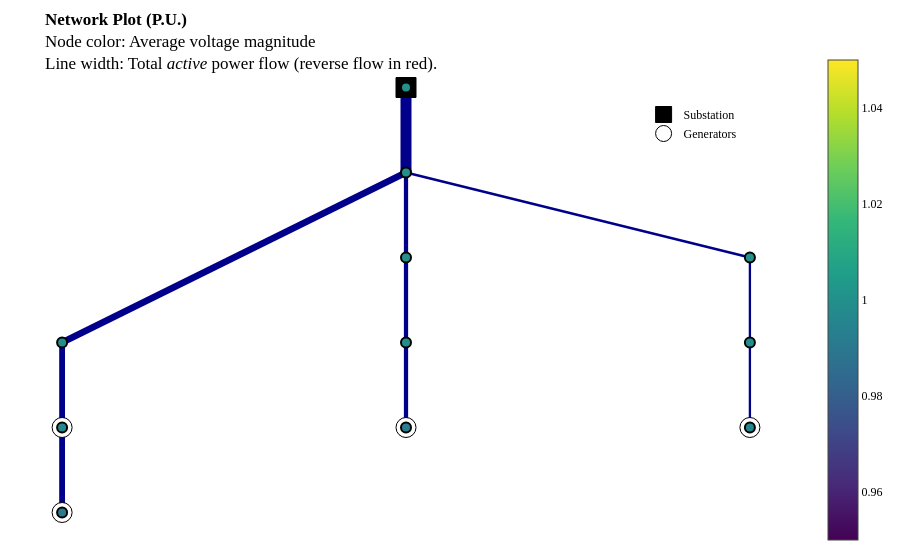
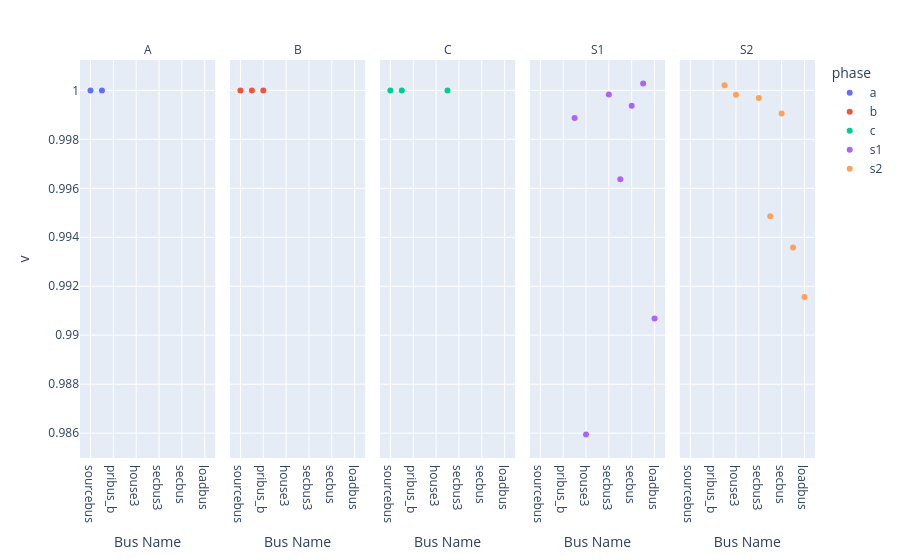
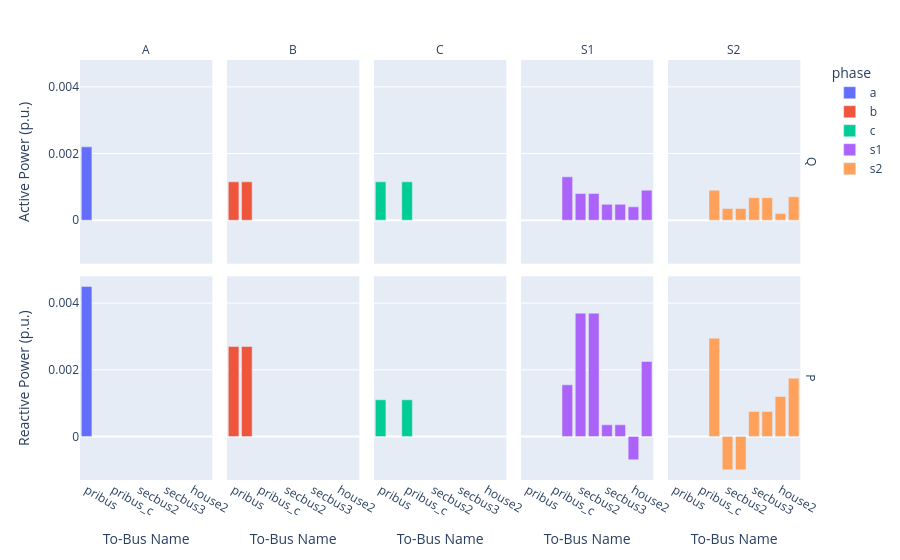

The notebook cell saved with these charts, in order:
### Markdown cell above
# Modeling Split Phase Triplex Lines.

### Code cell
case = create_case(CASES_DIR / "csv"/ "triplex_pv")
result = case.run_opf(objective="loss")
result.plot_network().show()
result.plot_voltages().show()
result.plot_power_flows().show()

### Figure 1 — Plotly figure (JSON) as saved in the notebook; plotly's stock layout.template omitted (floating-point values rounded to 4 significant figures)
{"data": [{"hoverinfo": "none", "line": {"color": "darkblue", "dash": "solid", "width": 11}, "mode": "lines", "showlegend": false, "type": "scatter", "x": [0, 0], "y": [1, 0.6452]}, {"hoverinfo": "none", "line": {"color": "darkblue", "dash": "solid", "width": 4.253}, "mode": "lines", "showlegend": false, "type": "scatter", "x": [0, 0], "y": [0.6452, 0.2903]}, {"hoverinfo": "none", "line": {"color": "darkblue", "dash": "solid", "width": 4.253}, "mode": "lines", "showlegend": false, "type": "scatter", "x": [0, 0], "y": [0.2903, -0.06452]}, {"hoverinfo": "none", "line": {"color": "darkblue", "dash": "solid", "width": 4.253}, "mode": "lines", "showlegend": false, "type": "scatter", "x": [0, 0], "y": [-0.06452, -0.4194]}, {"hoverinfo": "none", "line": {"color": "darkblue", "dash": "solid", "width": 2.325}, "mode": "lines", "showlegend": false, "type": "scatter", "x": [0, 1], "y": [0.6452, 0.2903]}, {"hoverinfo": "none", "line": {"color": "darkblue", "dash": "solid", "width": 2.325}, "mode": "lines", "showlegend": false, "type": "scatter", "x": [1, 1], "y": [0.2903, -0.06452]}, {"hoverinfo": "none", "line": {"color": "darkblue", "dash": "solid", "width": 2.325}, "mode": "lines", "showlegend": false, "type": "scatter", "x": [1, 1], "y": [-0.06452, -0.4194]}, {"hoverinfo": "none", "line": {"color": "darkblue", "dash": "solid", "width": 6.422}, "mode": "lines", "showlegend": false, "type": "scatter", "x": [0, -1], "y": [0.6452, -0.06452]}, {"hoverinfo": "none", "line": {"color": "darkblue", "dash": "solid", "width": 1.602}, "mode": "lines", "showlegend": false, "type": "scatter", "x": [-1, -1], "y": [-0.06452, -0.4194]}, {"hoverinfo": "none", "line": {"color": "darkblue", "dash": "solid", "width": 5.819}, "mode": "lines", "showlegend": false, "type": "scatter", "x": [-1, -1], "y": [-0.06452, -0.7742]}, {"hoverinfo": "none", "marker": {"color": "black", "line": {"color": "black", "width": 1}, "size": 20, "symbol": "square"}, "mode": "markers", "name": "Substation", "showlegend": true, "type": "scatter", "x": [0.0], "y": [1.0]}, {"hoverinfo": "none", "marker": {"color": "orange", "line": {"color": "black", "width": 0.5}, "size": 10, "symbol": "star-triangle-up"}, "mode": "markers", "name": "Reverse Power Flow", "showlegend": true, "type": "scatter", "x": [], "y": []}, {"hoverinfo": "none", "mode": "markers", "showlegend": false, "type": "scatter", "x": [], "y": []}, {"hoverinfo": "none", "marker": {"color": "white", "line": {"color": "black", "width": 1}, "size": 20, "symbol": "star-diamond"}, "mode": "markers", "name": "Capacitors", "showlegend": true, "type": "scatter", "x": [], "y": []}, {"hoverinfo": "none", "marker": {"color": "white", "line": {"color": "black", "width": 1}, "size": 20, "symbol": "circle"}, "mode": "markers", "name": "Generators", "showlegend": true, "type": "scatter", "x": [0.0, 1.0, -1.0, -1.0], "y": [-0.4194, -0.4194, -0.4194, -0.7742]}, {"hoverlabel": {"font": {"family": "Monospace"}}, "hovertemplate": "%{text}", "marker": {"cmax": 1.05, "cmin": 0.95, "color": [1.0, 1.0, 1.0, 0.9995, 0.9929, 1.0, 0.9998, 0.9956, 0.9992, 0.9969, 0.9911], "colorscale": [[0, "#440154"], [0.1111, "#482878"], [0.2222, "#3e4989"], [0.3333, "#31688e"], [0.4444, "#26828e"], [0.5556, "#1f9e89"], [0.6667, "#35b779"], [0.7778, "#6ece58"], [0.8889, "#b5de2b"], [1, "#fde725"]], "line": {"color": "black", "width": 2}, "reversescale": false, "showscale": true, "size": 10}, "mode": "markers", "showlegend": false, "text": ["<b>  Bus: sourcebus        (p.u.)</b><br><b>                   A       B       C</b><br>⚡ V Mag      1.000   1.000   1.000<br>💡 P Load     0.000   0.000   0.000<br>💡 Q Load     0.000   0.000   0.000<br>", "<b>  Bus: pribus        (p.u.)</b><br><b>                   A       B       C</b><br>⚡ V Mag      1.000   1.000   1.000<br>💡 P Load     0.000   0.000   0.000<br>💡 Q Load     0.000   0.000   0.000<br><br><b>  line: sourcebus → pribus</b><br>➡️ P Flow     0.004   0.003   0.001<br>➡️ Q Flow     0.002   0.001   0.001<br>", "<b>  Bus: pribus_b        (p.u.)</b><br><b>                   B</b><br>⚡ V Mag      1.000<br>💡 P Load     0.000<br>💡 Q Load     0.000<br><br><b>  line: pribus → pribus_b</b><br>➡️ P Flow     0.003<br>➡️ Q Flow     0.001<br>", "<b>  Bus: secbus2        (p.u.)</b><br><b>                B-S1    B-S2</b><br>⚡ V Mag      0.999   1.000<br>💡 P Load     0.000   0.000<br>💡 Q Load     0.000   0.000<br><br><b>  center_tap_xfmr: pribus_b → secbus2</b><br>➡️ P Flow     0.004  -0.001<br>➡️ Q Flow     0.001   0.000<br>", "<b>  Bus: house3        (p.u.)</b><br><b>                B-S1    B-S2</b><br>⚡ V Mag      0.986   1.000<br>💡 P Load     0.002   0.001<br>💡 Q Load     0.001   0.000<br>⚙️ P Gen        nan   0.003<br>⚙️ Q Gen      0.000   0.000<br><br><b>  triplex_line: secbus2 → house3</b><br>➡️ P Flow     0.004  -0.001<br>➡️ Q Flow     0.001   0.000<br>", "<b>  Bus: pribus_c        (p.u.)</b><br><b>                   C</b><br>⚡ V Mag      1.000<br>💡 P Load     0.000<br>💡 Q Load     0.000<br><br><b>  line: pribus → pribus_c</b><br>➡️ P Flow     0.001<br>➡️ Q Flow     0.001<br>", "<b>  Bus: secbus3        (p.u.)</b><br><b>                C-S1    C-S2</b><br>⚡ V Mag      1.000   1.000<br>💡 P Load     0.000   0.000<br>💡 Q Load     0.000   0.000<br><br><b>  center_tap_xfmr: pribus_c → secbus3</b><br>➡️ P Flow     0.000   0.001<br>➡️ Q Flow     0.000   0.001<br>", "<b>  Bus: house4        (p.u.)</b><br><b>                C-S1    C-S2</b><br>⚡ V Mag      0.996   0.995<br>💡 P Load     0.002   0.002<br>💡 Q Load     0.000   0.000<br>⚙️ P Gen      0.003   0.003<br>⚙️ Q Gen      0.000   0.000<br><br><b>  triplex_line: secbus3 → house4</b><br>➡️ P Flow     0.000   0.001<br>➡️ Q Flow     0.000   0.001<br>", "<b>  Bus: secbus        (p.u.)</b><br><b>                A-S1    A-S2</b><br>⚡ V Mag      0.999   0.999<br>💡 P Load     0.000   0.000<br>💡 Q Load     0.000   0.000<br><br><b>  center_tap_xfmr: pribus → secbus</b><br>➡️ P Flow     0.002   0.003<br>➡️ Q Flow     0.001   0.001<br>", "<b>  Bus: house2        (p.u.)</b><br><b>                A-S1    A-S2</b><br>⚡ V Mag      1.000   0.994<br>💡 P Load     0.002   0.001<br>💡 Q Load     0.000   0.000<br>⚙️ P Gen      0.003     nan<br>⚙️ Q Gen      0.000   0.000<br><br><b>  triplex_line: secbus → house2</b><br>➡️ P Flow    -0.001   0.001<br>➡️ Q Flow     0.000   0.000<br>", "<b>  Bus: loadbus        (p.u.)</b><br><b>                A-S1    A-S2</b><br>⚡ V Mag      0.991   0.992<br>💡 P Load     0.002   0.001<br>💡 Q Load     0.000   0.000<br>⚙️ P Gen      0.002   0.002<br>⚙️ Q Gen      0.000   0.000<br><br><b>  triplex_line: secbus → loadbus</b><br>➡️ P Flow     0.002   0.002<br>➡️ Q Flow     0.001   0.001<br>"], "textposition": "top center", "type": "scatter", "x": [0.0, 0.0, 0.0, 0.0, 0.0, 1.0, 1.0, 1.0, -1.0, -1.0, -1.0], "y": [1.0, 0.6452, 0.2903, -0.06452, -0.4194, 0.2903, -0.06452, -0.4194, -0.06452, -0.4194, -0.7742]}], "layout": {"font": {"color": "Black", "family": "Droid Sans Mono"}, "legend": {"bgcolor": "White", "font": {"color": "Black"}, "x": 0.8, "y": 0.9}, "margin": {"b": 10, "l": 10, "r": 10, "t": 50}, "paper_bgcolor": "White", "plot_bgcolor": "White", "title": {"font": {"color": "Black"}, "text": "<b>Network Plot (P.U.)</b><br>Node color: Average voltage magnitude<br>Line width: Total <i>active</i> power flow (reverse flow in red)."}, "xaxis": {"visible": false}, "yaxis": {"visible": false}}}

### Figure 2 — Plotly figure (JSON) as saved in the notebook; plotly's stock layout.template omitted (floating-point values rounded to 4 significant figures)
{"data": [{"hovertemplate": "phase=a<br>name=%{x}<br>v=%{y}<extra></extra>", "legendgroup": "a", "marker": {"color": "#636efa", "symbol": "circle"}, "mode": "markers", "name": "a", "orientation": "v", "showlegend": true, "type": "scatter", "x": ["sourcebus", "pribus", "pribus_b", "secbus2", "house3", "pribus_c", "secbus3", "house4", "secbus", "house2", "loadbus"], "xaxis": "x", "y": [1.0, 1.0, NaN, NaN, NaN, NaN, NaN, NaN, NaN, NaN, NaN], "yaxis": "y"}, {"hovertemplate": "phase=b<br>name=%{x}<br>v=%{y}<extra></extra>", "legendgroup": "b", "marker": {"color": "#EF553B", "symbol": "circle"}, "mode": "markers", "name": "b", "orientation": "v", "showlegend": true, "type": "scatter", "x": ["sourcebus", "pribus", "pribus_b", "secbus2", "house3", "pribus_c", "secbus3", "house4", "secbus", "house2", "loadbus"], "xaxis": "x2", "y": [1.0, 1.0, 1.0, NaN, NaN, NaN, NaN, NaN, NaN, NaN, NaN], "yaxis": "y2"}, {"hovertemplate": "phase=c<br>name=%{x}<br>v=%{y}<extra></extra>", "legendgroup": "c", "marker": {"color": "#00cc96", "symbol": "circle"}, "mode": "markers", "name": "c", "orientation": "v", "showlegend": true, "type": "scatter", "x": ["sourcebus", "pribus", "pribus_b", "secbus2", "house3", "pribus_c", "secbus3", "house4", "secbus", "house2", "loadbus"], "xaxis": "x3", "y": [1.0, 1.0, NaN, NaN, NaN, 1.0, NaN, NaN, NaN, NaN, NaN], "yaxis": "y3"}, {"hovertemplate": "phase=s1<br>name=%{x}<br>v=%{y}<extra></extra>", "legendgroup": "s1", "marker": {"color": "#ab63fa", "symbol": "circle"}, "mode": "markers", "name": "s1", "orientation": "v", "showlegend": true, "type": "scatter", "x": ["sourcebus", "pribus", "pribus_b", "secbus2", "house3", "pribus_c", "secbus3", "house4", "secbus", "house2", "loadbus"], "xaxis": "x4", "y": [NaN, NaN, NaN, 0.9989, 0.9859, NaN, 0.9998, 0.9964, 0.9994, 1.0, 0.9907], "yaxis": "y4"}, {"hovertemplate": "phase=s2<br>name=%{x}<br>v=%{y}<extra></extra>", "legendgroup": "s2", "marker": {"color": "#FFA15A", "symbol": "circle"}, "mode": "markers", "name": "s2", "orientation": "v", "showlegend": true, "type": "scatter", "x": ["sourcebus", "pribus", "pribus_b", "secbus2", "house3", "pribus_c", "secbus3", "house4", "secbus", "house2", "loadbus"], "xaxis": "x5", "y": [NaN, NaN, NaN, 1.0, 0.9998, NaN, 0.9997, 0.9949, 0.9991, 0.9936, 0.9916], "yaxis": "y5"}], "layout": {"annotations": [{"font": {}, "showarrow": false, "text": "A", "x": 0.092, "xanchor": "center", "xref": "paper", "y": 1, "yanchor": "bottom", "yref": "paper"}, {"font": {}, "showarrow": false, "text": "B", "x": 0.296, "xanchor": "center", "xref": "paper", "y": 1, "yanchor": "bottom", "yref": "paper"}, {"font": {}, "showarrow": false, "text": "C", "x": 0.5, "xanchor": "center", "xref": "paper", "y": 1, "yanchor": "bottom", "yref": "paper"}, {"font": {}, "showarrow": false, "text": "S1", "x": 0.704, "xanchor": "center", "xref": "paper", "y": 1, "yanchor": "bottom", "yref": "paper"}, {"font": {}, "showarrow": false, "text": "S2", "x": 0.908, "xanchor": "center", "xref": "paper", "y": 1, "yanchor": "bottom", "yref": "paper"}], "legend": {"title": {"text": "phase"}, "tracegroupgap": 0}, "margin": {"t": 60}, "xaxis": {"anchor": "y", "domain": [0, 0.184], "title": {"text": "Bus Name"}}, "xaxis2": {"anchor": "y2", "domain": [0.204, 0.388], "matches": "x", "title": {"text": "Bus Name"}}, "xaxis3": {"anchor": "y3", "domain": [0.408, 0.592], "matches": "x", "title": {"text": "Bus Name"}}, "xaxis4": {"anchor": "y4", "domain": [0.612, 0.796], "matches": "x", "title": {"text": "Bus Name"}}, "xaxis5": {"anchor": "y5", "domain": [0.816, 1], "matches": "x", "title": {"text": "Bus Name"}}, "yaxis": {"anchor": "x", "domain": [0, 1], "title": {"text": "v"}}, "yaxis2": {"anchor": "x2", "domain": [0, 1], "matches": "y", "showticklabels": false}, "yaxis3": {"anchor": "x3", "domain": [0, 1], "matches": "y", "showticklabels": false}, "yaxis4": {"anchor": "x4", "domain": [0, 1], "matches": "y", "showticklabels": false}, "yaxis5": {"anchor": "x5", "domain": [0, 1], "matches": "y", "showticklabels": false}}}

### Figure 3 — Plotly figure (JSON) as saved in the notebook; plotly's stock layout.template omitted (floating-point values rounded to 4 significant figures)
{"data": [{"hovertemplate": "phase=a<br>part=q<br>To-Bus Name=%{x}<br>power=%{y}<extra></extra>", "legendgroup": "a", "marker": {"color": "#636efa", "pattern": {"shape": ""}}, "name": "a", "orientation": "v", "showlegend": true, "textposition": "auto", "type": "bar", "x": ["pribus", "pribus_b", "pribus_c", "secbus", "secbus2", "house3", "secbus3", "house4", "house2", "loadbus"], "xaxis": "x6", "y": [0.0022, NaN, NaN, NaN, NaN, NaN, NaN, NaN, NaN, NaN], "yaxis": "y6"}, {"hovertemplate": "phase=a<br>part=p<br>To-Bus Name=%{x}<br>power=%{y}<extra></extra>", "legendgroup": "a", "marker": {"color": "#636efa", "pattern": {"shape": ""}}, "name": "a", "orientation": "v", "showlegend": false, "textposition": "auto", "type": "bar", "x": ["pribus", "pribus_b", "pribus_c", "secbus", "secbus2", "house3", "secbus3", "house4", "house2", "loadbus"], "xaxis": "x", "y": [0.0045, NaN, NaN, NaN, NaN, NaN, NaN, NaN, NaN, NaN], "yaxis": "y"}, {"hovertemplate": "phase=b<br>part=q<br>To-Bus Name=%{x}<br>power=%{y}<extra></extra>", "legendgroup": "b", "marker": {"color": "#EF553B", "pattern": {"shape": ""}}, "name": "b", "orientation": "v", "showlegend": true, "textposition": "auto", "type": "bar", "x": ["pribus", "pribus_b", "pribus_c", "secbus", "secbus2", "house3", "secbus3", "house4", "house2", "loadbus"], "xaxis": "x7", "y": [0.00115, 0.00115, NaN, NaN, NaN, NaN, NaN, NaN, NaN, NaN], "yaxis": "y7"}, {"hovertemplate": "phase=b<br>part=p<br>To-Bus Name=%{x}<br>power=%{y}<extra></extra>", "legendgroup": "b", "marker": {"color": "#EF553B", "pattern": {"shape": ""}}, "name": "b", "orientation": "v", "showlegend": false, "textposition": "auto", "type": "bar", "x": ["pribus", "pribus_b", "pribus_c", "secbus", "secbus2", "house3", "secbus3", "house4", "house2", "loadbus"], "xaxis": "x2", "y": [0.0027, 0.0027, NaN, NaN, NaN, NaN, NaN, NaN, NaN, NaN], "yaxis": "y2"}, {"hovertemplate": "phase=c<br>part=q<br>To-Bus Name=%{x}<br>power=%{y}<extra></extra>", "legendgroup": "c", "marker": {"color": "#00cc96", "pattern": {"shape": ""}}, "name": "c", "orientation": "v", "showlegend": true, "textposition": "auto", "type": "bar", "x": ["pribus", "pribus_b", "pribus_c", "secbus", "secbus2", "house3", "secbus3", "house4", "house2", "loadbus"], "xaxis": "x8", "y": [0.00115, NaN, 0.00115, NaN, NaN, NaN, NaN, NaN, NaN, NaN], "yaxis": "y8"}, {"hovertemplate": "phase=c<br>part=p<br>To-Bus Name=%{x}<br>power=%{y}<extra></extra>", "legendgroup": "c", "marker": {"color": "#00cc96", "pattern": {"shape": ""}}, "name": "c", "orientation": "v", "showlegend": false, "textposition": "auto", "type": "bar", "x": ["pribus", "pribus_b", "pribus_c", "secbus", "secbus2", "house3", "secbus3", "house4", "house2", "loadbus"], "xaxis": "x3", "y": [0.0011, NaN, 0.0011, NaN, NaN, NaN, NaN, NaN, NaN, NaN], "yaxis": "y3"}, {"hovertemplate": "phase=s1<br>part=q<br>To-Bus Name=%{x}<br>power=%{y}<extra></extra>", "legendgroup": "s1", "marker": {"color": "#ab63fa", "pattern": {"shape": ""}}, "name": "s1", "orientation": "v", "showlegend": true, "textposition": "auto", "type": "bar", "x": ["pribus", "pribus_b", "pribus_c", "secbus", "secbus2", "house3", "secbus3", "house4", "house2", "loadbus"], "xaxis": "x9", "y": [NaN, NaN, NaN, 0.0013, 0.0008, 0.0008, 0.000475, 0.000475, 0.0004, 0.0009], "yaxis": "y9"}, {"hovertemplate": "phase=s1<br>part=p<br>To-Bus Name=%{x}<br>power=%{y}<extra></extra>", "legendgroup": "s1", "marker": {"color": "#ab63fa", "pattern": {"shape": ""}}, "name": "s1", "orientation": "v", "showlegend": false, "textposition": "auto", "type": "bar", "x": ["pribus", "pribus_b", "pribus_c", "secbus", "secbus2", "house3", "secbus3", "house4", "house2", "loadbus"], "xaxis": "x4", "y": [NaN, NaN, NaN, 0.00155, 0.0037, 0.0037, 0.00035, 0.00035, -0.0007, 0.00225], "yaxis": "y4"}, {"hovertemplate": "phase=s2<br>part=q<br>To-Bus Name=%{x}<br>power=%{y}<extra></extra>", "legendgroup": "s2", "marker": {"color": "#FFA15A", "pattern": {"shape": ""}}, "name": "s2", "orientation": "v", "showlegend": true, "textposition": "auto", "type": "bar", "x": ["pribus", "pribus_b", "pribus_c", "secbus", "secbus2", "house3", "secbus3", "house4", "house2", "loadbus"], "xaxis": "x10", "y": [NaN, NaN, NaN, 0.0009, 0.00035, 0.00035, 0.000675, 0.000675, 0.0002, 0.0007], "yaxis": "y10"}, {"hovertemplate": "phase=s2<br>part=p<br>To-Bus Name=%{x}<br>power=%{y}<extra></extra>", "legendgroup": "s2", "marker": {"color": "#FFA15A", "pattern": {"shape": ""}}, "name": "s2", "orientation": "v", "showlegend": false, "textposition": "auto", "type": "bar", "x": ["pribus", "pribus_b", "pribus_c", "secbus", "secbus2", "house3", "secbus3", "house4", "house2", "loadbus"], "xaxis": "x5", "y": [NaN, NaN, NaN, 0.00295, -0.001, -0.001, 0.00075, 0.00075, 0.0012, 0.00175], "yaxis": "y5"}], "layout": {"annotations": [{"font": {}, "showarrow": false, "text": "A", "x": 0.09, "xanchor": "center", "xref": "paper", "y": 1, "yanchor": "bottom", "yref": "paper"}, {"font": {}, "showarrow": false, "text": "B", "x": 0.29, "xanchor": "center", "xref": "paper", "y": 1, "yanchor": "bottom", "yref": "paper"}, {"font": {}, "showarrow": false, "text": "C", "x": 0.49, "xanchor": "center", "xref": "paper", "y": 1, "yanchor": "bottom", "yref": "paper"}, {"font": {}, "showarrow": false, "text": "S1", "x": 0.69, "xanchor": "center", "xref": "paper", "y": 1, "yanchor": "bottom", "yref": "paper"}, {"font": {}, "showarrow": false, "text": "S2", "x": 0.89, "xanchor": "center", "xref": "paper", "y": 1, "yanchor": "bottom", "yref": "paper"}, {"font": {}, "showarrow": false, "text": "P", "textangle": 90, "x": 0.98, "xanchor": "left", "xref": "paper", "y": 0.2425, "yanchor": "middle", "yref": "paper"}, {"font": {}, "showarrow": false, "text": "Q", "textangle": 90, "x": 0.98, "xanchor": "left", "xref": "paper", "y": 0.7575, "yanchor": "middle", "yref": "paper"}], "barmode": "relative", "legend": {"title": {"text": "phase"}, "tracegroupgap": 0}, "margin": {"t": 60}, "xaxis": {"anchor": "y", "domain": [0, 0.18], "title": {"text": "To-Bus Name"}}, "xaxis10": {"anchor": "y10", "domain": [0.8, 0.98], "matches": "x", "showticklabels": false}, "xaxis2": {"anchor": "y2", "domain": [0.2, 0.38], "matches": "x", "title": {"text": "To-Bus Name"}}, "xaxis3": {"anchor": "y3", "domain": [0.4, 0.58], "matches": "x", "title": {"text": "To-Bus Name"}}, "xaxis4": {"anchor": "y4", "domain": [0.6, 0.78], "matches": "x", "title": {"text": "To-Bus Name"}}, "xaxis5": {"anchor": "y5", "domain": [0.8, 0.98], "matches": "x", "title": {"text": "To-Bus Name"}}, "xaxis6": {"anchor": "y6", "domain": [0, 0.18], "matches": "x", "showticklabels": false}, "xaxis7": {"anchor": "y7", "domain": [0.2, 0.38], "matches": "x", "showticklabels": false}, "xaxis8": {"anchor": "y8", "domain": [0.4, 0.58], "matches": "x", "showticklabels": false}, "xaxis9": {"anchor": "y9", "domain": [0.6, 0.78], "matches": "x", "showticklabels": false}, "yaxis": {"anchor": "x", "domain": [0, 0.485], "title": {"text": "Reactive Power (p.u.)"}}, "yaxis10": {"anchor": "x10", "domain": [0.515, 1], "matches": "y", "showticklabels": false}, "yaxis2": {"anchor": "x2", "domain": [0, 0.485], "matches": "y", "showticklabels": false}, "yaxis3": {"anchor": "x3", "domain": [0, 0.485], "matches": "y", "showticklabels": false}, "yaxis4": {"anchor": "x4", "domain": [0, 0.485], "matches": "y", "showticklabels": false}, "yaxis5": {"anchor": "x5", "domain": [0, 0.485], "matches": "y", "showticklabels": false}, "yaxis6": {"anchor": "x6", "domain": [0.515, 1], "matches": "y", "title": {"text": "Active Power (p.u.)"}}, "yaxis7": {"anchor": "x7", "domain": [0.515, 1], "matches": "y", "showticklabels": false}, "yaxis8": {"anchor": "x8", "domain": [0.515, 1], "matches": "y", "showticklabels": false}, "yaxis9": {"anchor": "x9", "domain": [0.515, 1], "matches": "y", "showticklabels": false}}}
